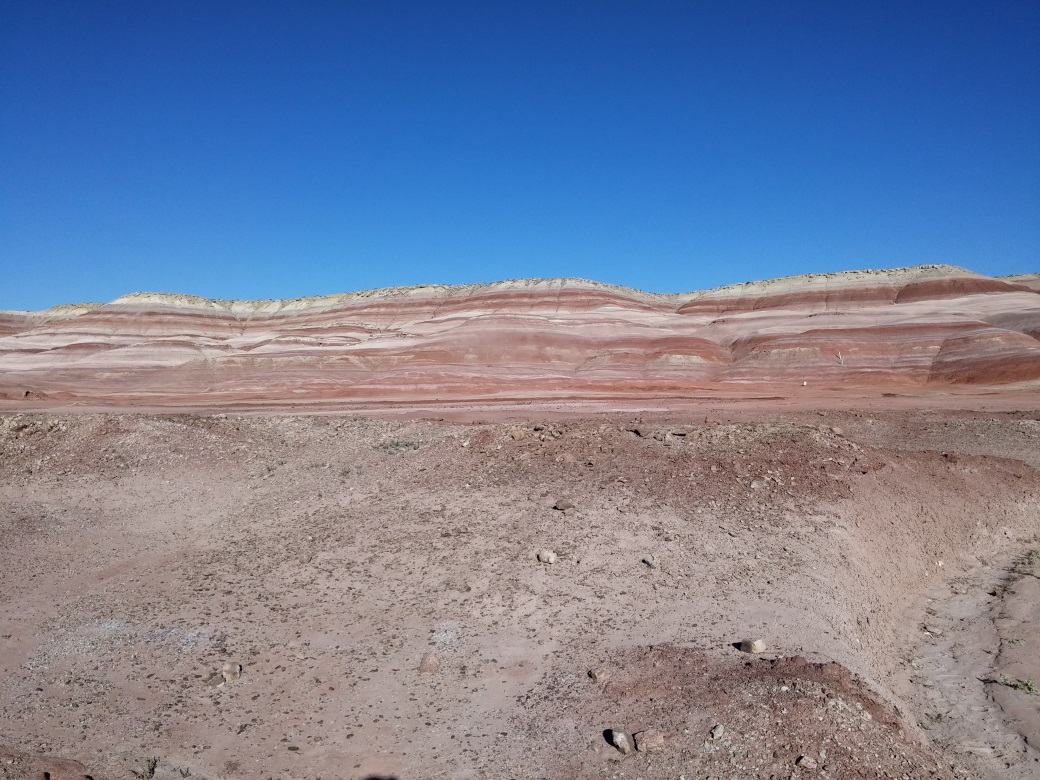
#> input picture autonomy/cv/img/desert2.jpg, 1040 x 780 px
$ python obstacle.py
#> lines starting #> are read from the running program, lines starting #| are printed output that depends on the picture; after the words box and inside, x2 and y2 are one past the last pixel; in counts of white or black regions, pixels touching at a corner belong together
import numpy as np
import cv2
import matplotlib.pyplot as plt


def main():
    # full colour image loaded only so user can see output on top
    img = cv2.imread('img/desert2.jpg')
#> img is the input picture: shape (780, 1040, 3); mean B, G, R 154.3, 128.7, 119.2
    imgGrey = cv2.imread('img/desert2.jpg', 0)
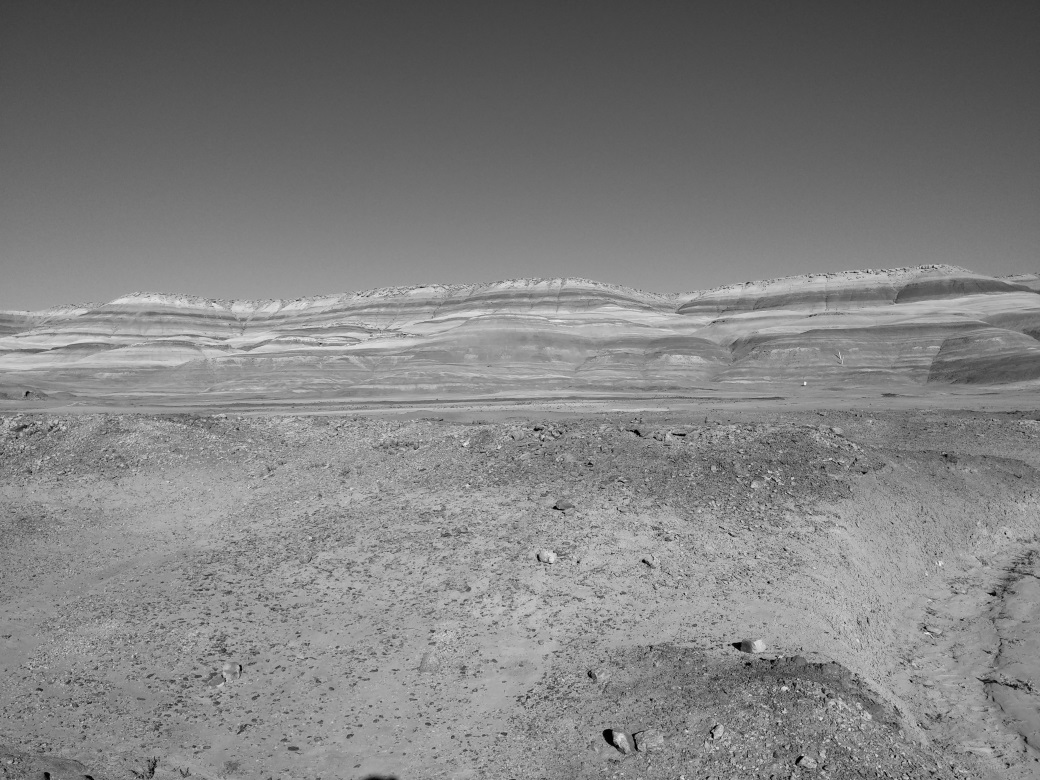
#> imgGrey: shape (780, 1040); min 0, max 238, mean 128.8

    imgGrey = cv2.blur(imgGrey, (3, 3))
    # detect sharp edges only, so high threshold
    imgEdge = cv2.Canny(imgGrey, 150, 250)
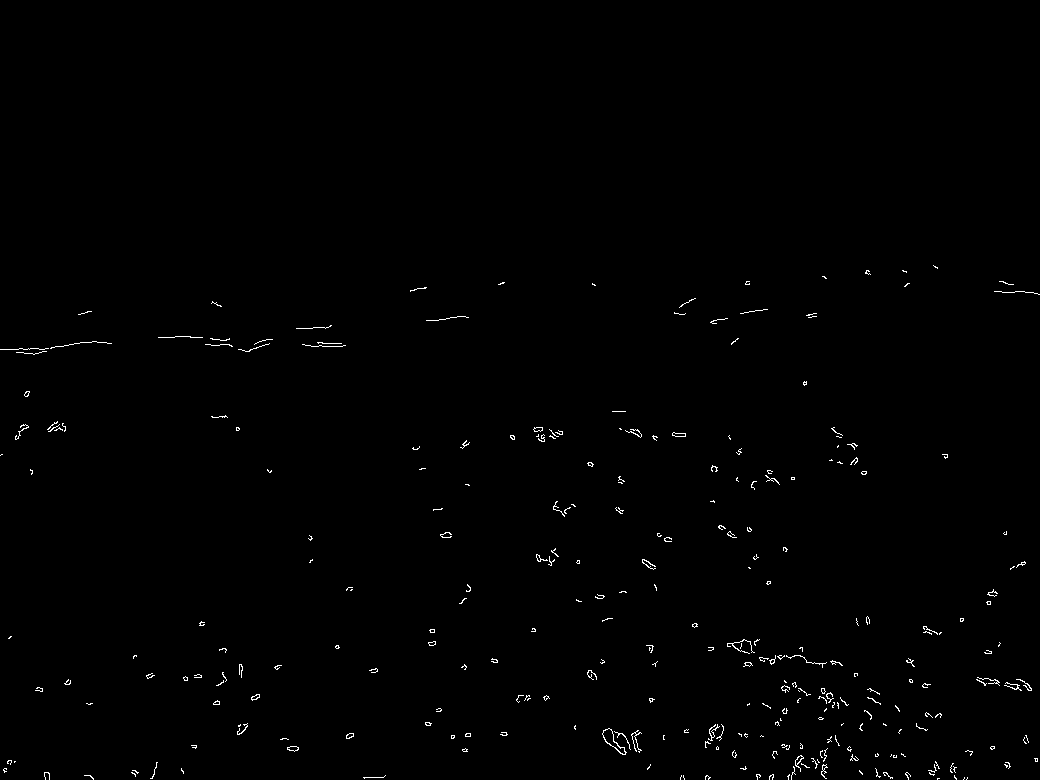
#> imgEdge: shape (780, 1040); 0.58% white in thin lines or dots, all inside (x1, y1, x2, y2) = (0, 265, 1040, 780)


    # find length of edges, remove short ones
    edge_list = get_edge_list(imgEdge)
#> after the loop in get_edge_list, `for i in range(img_width):`: edges = 293 items; visited = 6799 pairs, first value 0 to 1039, second value 265 to 779
#> edge_list = 292 items
    edge_list = remove_short_edges(edge_list, 30)
#> edge_list = 63 items
    edge_list = remove_circular_edges(edge_list, 20)
#> the loop in remove_circular_edges, `for edge in edge_list:` made 63 passes
#> (max_height, min_height, max_width, min_width, height, width) on passes 1 to 12: (349, 348, 48, 0, 1, 48), (439, 424, 28, 15, 15, 13), (354, 351, 46, 16, 3, 30), (429, 421, 57, 47, 8, 10), (348, 341, 111, 50, 7, 61), (778, 762, 157, 150, 16, 7), (337, 336, 202, 158, 1, 44), (346, 344, 232, 205, 2, 27), (417, 415, 227, 211, 2, 16), (734, 723, 247, 237, 11, 10), (351, 343, 269, 238, 8, 31), (677, 664, 242, 239, 13, 3)
#> after the loop in remove_circular_edges, `for edge in edge_list:`: edges_to_remove = 47 items
#> the loop in remove_circular_edges, `for edge in edges_to_remove:` made 47 passes
#> after the loop in remove_circular_edges, `for edge in edges_to_remove:`: edge_list = 16 items
#> edge_list = 16 items

    # flatten list and make black image with edges highlighted (so user can see)
    edge_list_flat = [item for sublist in edge_list for item in sublist]
#> edge_list_flat = 923 pairs, first value 0 to 1039, second value 291 to 754
    imgEdge[:] = 0
#> imgEdge: shape (780, 1040); 0.58% of pixels changed, all inside (x1, y1, x2, y2) = (0, 265, 1040, 780)
    for point in edge_list_flat:
        imgEdge[point[1], point[0]] = 255
#> this loop made 923 passes
#> point on passes 1 to 3: (0, 349), (0, 349), (1, 349)
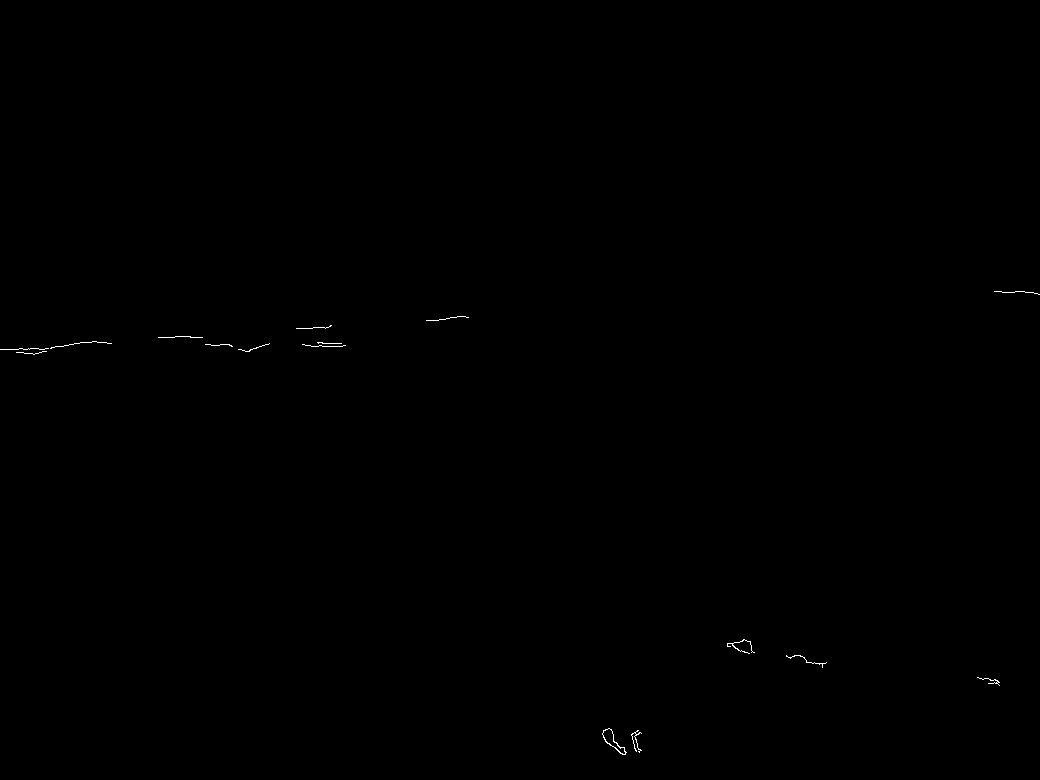
#> imgEdge: shape (780, 1040); 0.09% white in thin lines or dots, all inside (x1, y1, x2, y2) = (0, 291, 1040, 755)

    # draw edges on original image
    for edge in edge_list:
        for i in range(len(edge) - 1):
            cv2.line(img, edge[i], edge[i + 1], (255, 0, 0), 4)
#> this loop made 16 passes
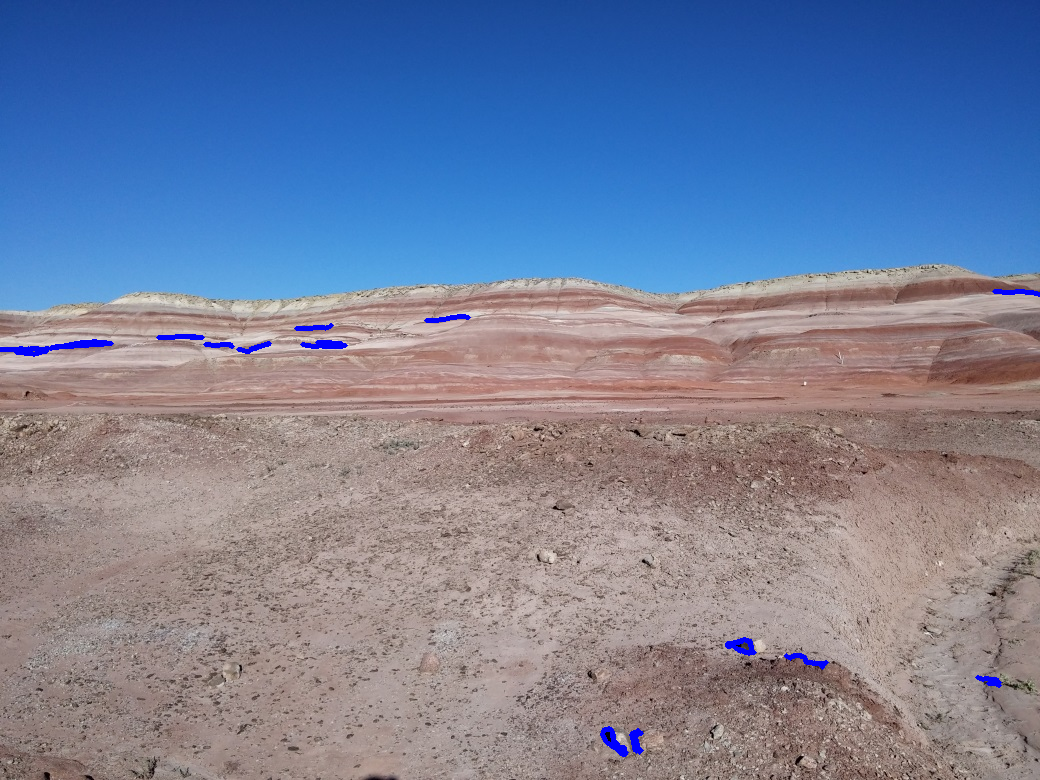
#> img: shape (780, 1040, 3); 0.45% of pixels changed, all inside (x1, y1, x2, y2) = (0, 289, 1040, 757)

    # display image
    # press any key to destroy window and view next image
    cv2.namedWindow('img', cv2.WINDOW_NORMAL)
    cv2.imshow('img', img)
    cv2.imwrite('desert2_osbtacles.jpg', img)
    cv2.waitKey(0)
    cv2.imshow('img', imgEdge)
    cv2.waitKey(0)
    cv2.imshow('img', imgGrey)
    cv2.waitKey(0)


def get_edge_list(img):
    ''' Find and return list of edges in img, where img is assumed to be
        the output of a Canny filter. An 'edge' in edge_list is a list of points
        that comprise the edge. '''
    edges = [[]]
    visited = []

    img_width  = img.shape[1] - 1
    img_height = img.shape[0] - 1

    for i in range(img_width):
        for j in range(img_height):
            if img.item(j, i) == 255 and (i, j) not in visited:
                edges[-1].append((i, j))
                visited.append((i, j))

                point_stack = [(i, j)]

                while len(point_stack) > 0:
                    curr_point = point_stack.pop()
                    next_points = get_adjacent_edge_points(curr_point, visited, img)

                    for point in next_points:
                        point_stack.append(point)

                    edges[-1].append(curr_point)
                    visited.append(curr_point)

                edges.append([])

    # in case there is an empty list left at the end
    edges.remove([])

    return edges


def get_adjacent_edge_points(point, visited, img):
    ''' Return list of points adjacent to point that have not been visited
        and that are part of an edge (white). Diagonal adjacency is counted. '''
    points = []

    for i in range(-1, 2, 1):
        for j in range(-1, 2, 1):
            if (i, j) != (0, 0):
                try:
                    if img.item(point[1] + j, point[0] + i) == 255:
                        if (point[0] + i , point[1] + j) not in visited:
                            points.append((point[0] + i, point[1] + j))
                except(IndexError):
                    pass

    return points


def remove_short_edges(edge_list, threshold):
    ''' Remove edges in image that are shorter than threshold. These edges
        are assumed to represent noise or irrelevant features such as an
        obstacle that the rover could easily traverse. '''

    return [a for a in edge_list if len(a) >= threshold]


def remove_circular_edges(edge_list, threshold):
    ''' Remove edges in image that are contained entirely by a box of side
        length threshold. Short straight edges have already been removed
        so the point of this function is to remove edges with a long enough
        length to escape the first filter but that are compact in the image and
        therefore likely represent an irrelevant feature e.g. a pebble. '''

    edges_to_remove = []

    for edge in edge_list:
        max_height = max([a[1] for a in edge])
        min_height = min([a[1] for a in edge])

        max_width = max([a[0] for a in edge])
        min_width = min([a[0] for a in edge])

        height = abs(max_height - min_height)
        width = abs(max_width - min_width)

        if height < threshold and width < threshold:
            edges_to_remove.append(edge)

    for edge in edges_to_remove:
        edge_list.remove(edge)

    return edge_list


if __name__ == '__main__':
    main()

$ run again, with autonomy/cv/img/desert.jpg copied over autonomy/cv/img/desert2.jpg
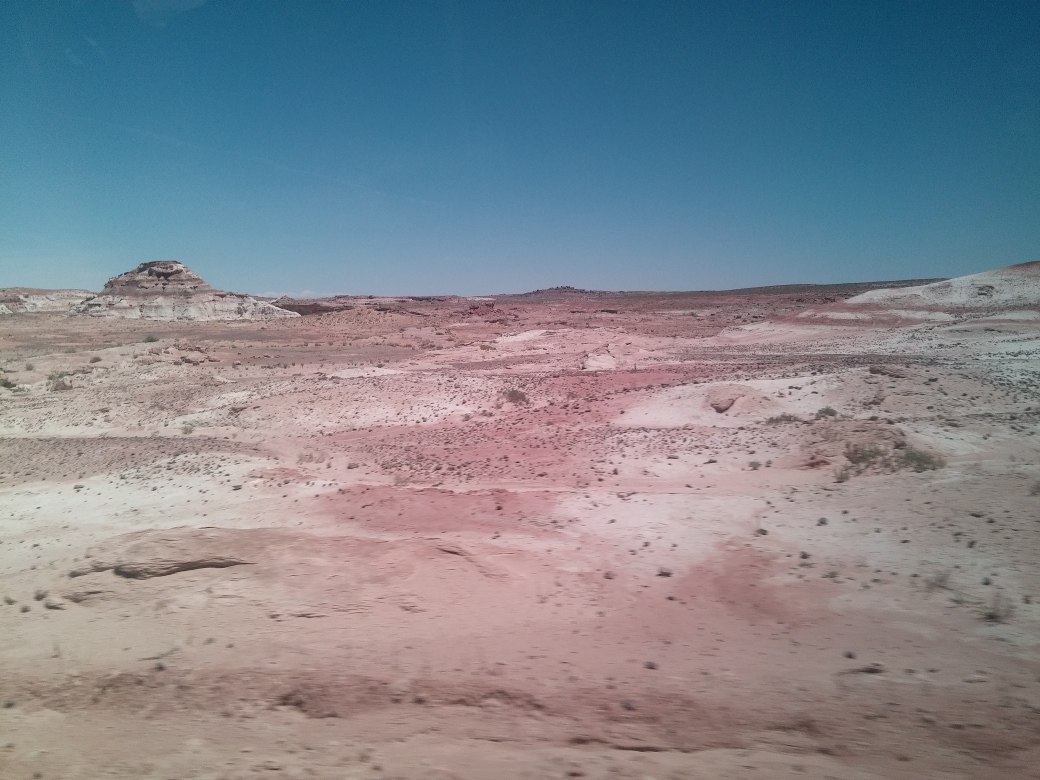
#> input picture autonomy/cv/img/desert.jpg, 1040 x 780 px
#> in main, img is the input picture: shape (780, 1040, 3); mean B, G, R 142.9, 134.2, 128.6
#> in main, `imgEdge = cv2.Canny(imgGrey, 150, 250)`:
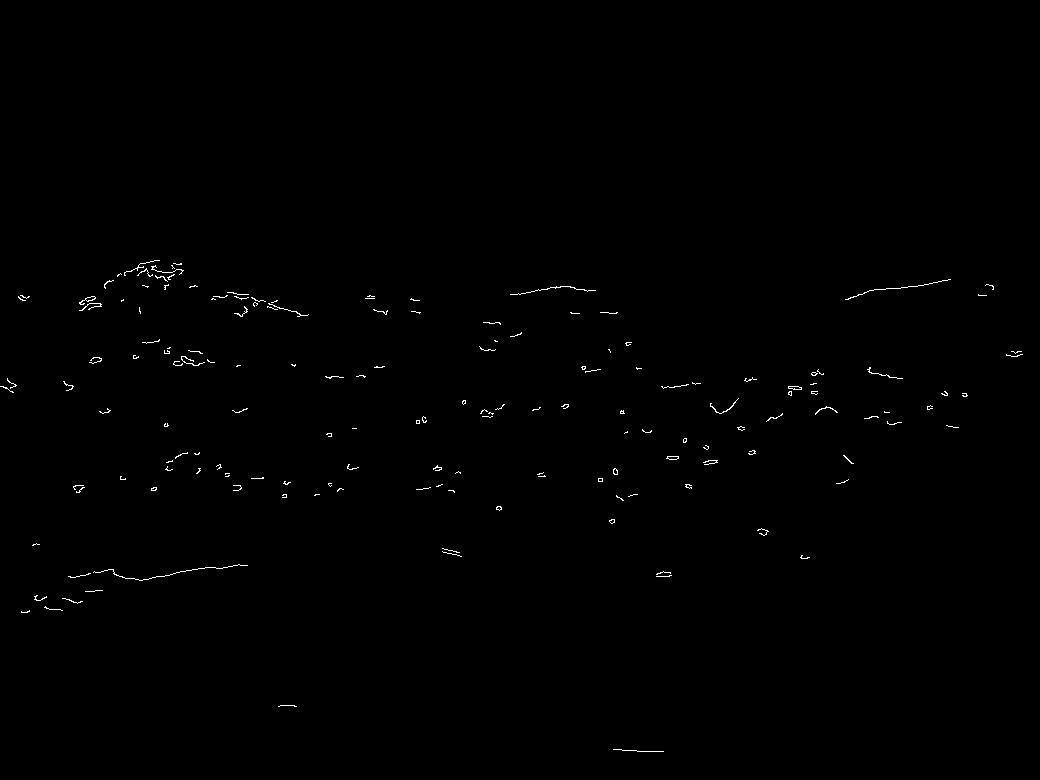
#> imgEdge: shape (780, 1040); 0.37% white in thin lines or dots, all inside (x1, y1, x2, y2) = (0, 260, 1023, 752)
#> after the loop in get_edge_list, `for i in range(img_width):`: edges = 163 items; visited = 4100 pairs, first value 0 to 1022, second value 260 to 751
#> in main, `edge_list = get_edge_list(imgEdge)`: edge_list = 162 items
#> in main, `edge_list = remove_short_edges(edge_list, 30)`: edge_list = 34 items
#> the loop in remove_circular_edges, `for edge in edge_list:` made 34 passes
#> (max_height, min_height, max_width, min_width, height, width) on passes 1 to 8: (388, 378, 16, 7, 10, 9), (600, 595, 46, 34, 5, 12), (603, 598, 82, 62, 5, 20), (390, 381, 73, 63, 9, 10), (577, 573, 90, 68, 4, 22), (304, 296, 95, 79, 8, 16), (310, 303, 101, 79, 7, 22), (363, 357, 101, 89, 6, 12)
#> after the loop in remove_circular_edges, `for edge in edge_list:`: edges_to_remove = 19 items
#> the loop in remove_circular_edges, `for edge in edges_to_remove:` made 19 passes
#> after the loop in remove_circular_edges, `for edge in edges_to_remove:`: edge_list = 15 items
#> edge_list_flat = 1086 pairs, first value 62 to 950, second value 260 to 751
#> the loop in main, `for point in edge_list_flat:` made 1086 passes
#> point on passes 1 to 3: (62, 598), (62, 598), (63, 598)
#> the loop in main, `for edge in edge_list:` made 15 passes
#> after the loop in main, `for edge in edge_list:`:
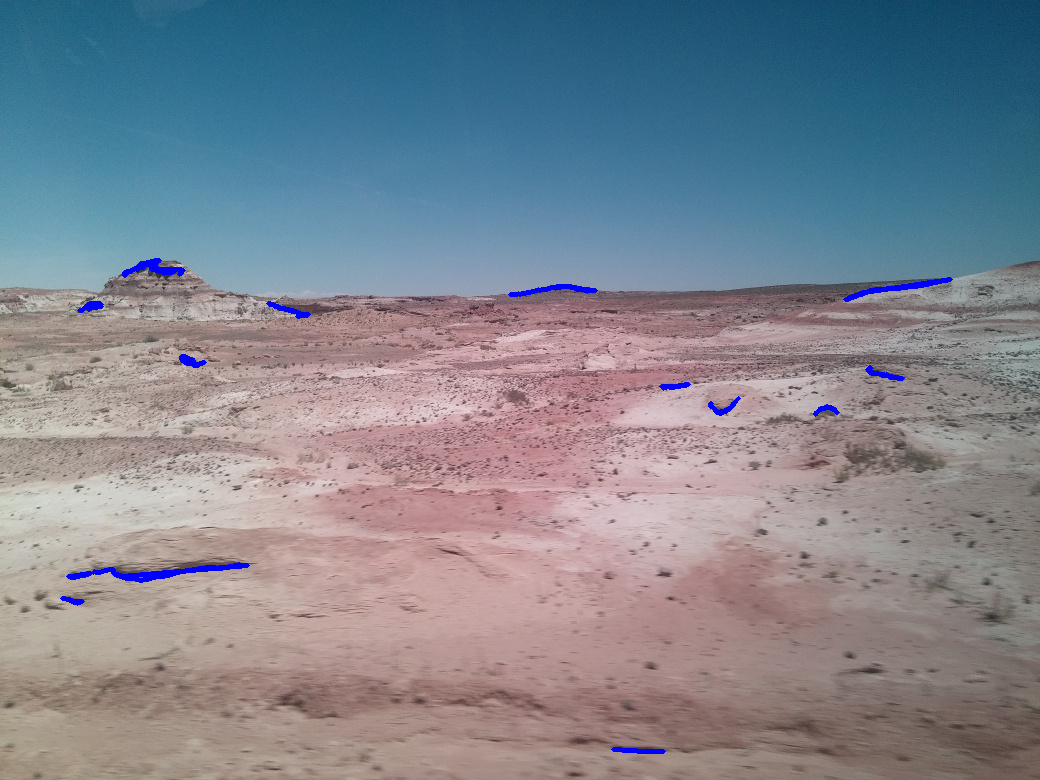
#> img: shape (780, 1040, 3); 0.57% of pixels changed, all inside (x1, y1, x2, y2) = (60, 258, 953, 754)
